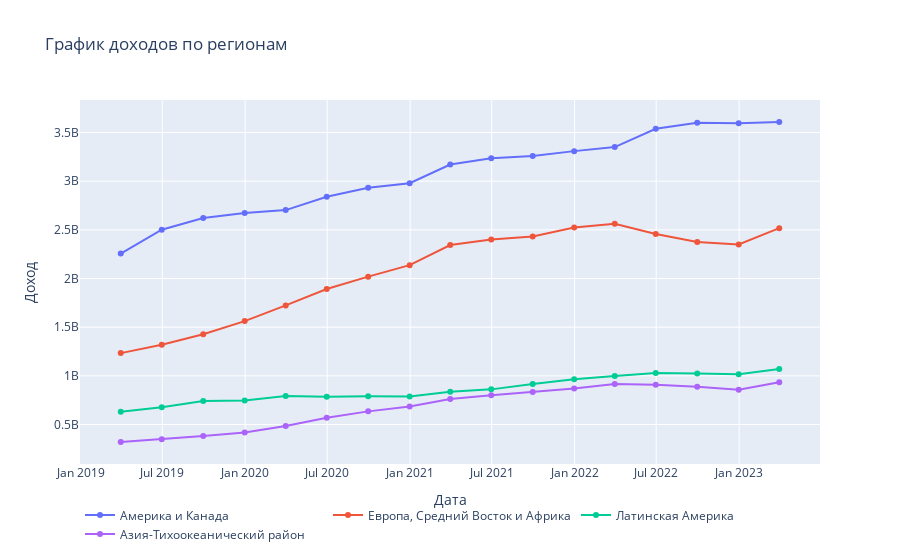

Write notebook code for a chart like this one.
### Code cell
fig = go.Figure()
fig.add_trace(go.Scatter(x=df_new['Date'], y=df_new['UACN Revenue'], name='Америка и Канада'))
fig.add_trace(go.Scatter(x=df_new['Date'], y=df_new['EMEA Revenue'], name='Европа, Средний Восток и Африка'))
fig.add_trace(go.Scatter(x=df_new['Date'], y=df_new['LATM Revenue'], name='Латинская Америка'))
fig.add_trace(go.Scatter(x=df_new['Date'], y=df_new['APAC Revenue'], name='Азия-Тихоокеанический район'))
fig.update_layout(title='График доходов по регионам',
                  xaxis_title='Дата',
                  yaxis_title='Доход',
                  legend_orientation="h")
fig.show()
